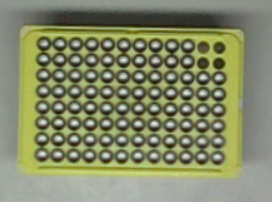
#> input picture testing/testing_pipette/center_center_horizontal.png, 272 x 202 px; its folder holds only this picture in this run
$ python pipette_tray_testing.py
#> lines starting #> are read from the running program, lines starting #| are printed output that depends on the picture; after the words box and inside, x2 and y2 are one past the last pixel; in counts of white or black regions, pixels touching at a corner belong together
import glob
import numpy as np
import cv2
import math

filenames = (glob.glob("testing_pipette/*.png"))
for indx, file in enumerate(filenames):
    img = cv2.imread(file)
#> img is the input picture: shape (202, 272, 3); mean B, G, R 104.1, 137.5, 132.1
    gray = cv2.cvtColor(img, cv2.COLOR_BGR2GRAY)
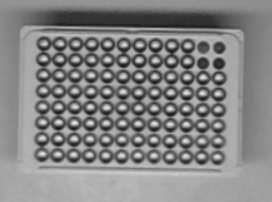
#> gray: shape (202, 272); min 21, max 235, mean 132
    hsv = cv2.cvtColor(img, cv2.COLOR_BGR2HSV)
#> hsv: shape (202, 272, 3); mean H, S, V 39.5, 65.3, 138
    mask = cv2.inRange(hsv, np.array([30, 50, 50]), np.array([50, 255, 255]))
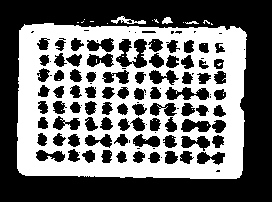
#> mask: shape (202, 272); 43.3% white; 32 white regions (28 under 20 px), largest, box (x1, y1, x2, y2) and area: (17, 23, 247, 179) 23553, (111, 16, 146, 24) 117, (162, 17, 173, 24) 51, (185, 21, 199, 24) 25
    res = cv2.bitwise_and(img, img, mask=mask)
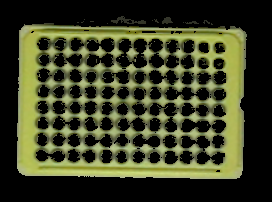
#> res: shape (202, 272, 3); mean B, G, R 37.2, 63.6, 60.1
    res_color = res.copy()
    res = cv2.cvtColor(res, cv2.COLOR_BGR2GRAY)
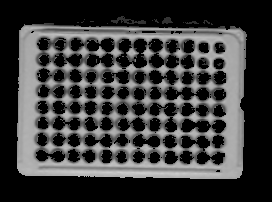
#> res: shape (202, 272); min 0, max 205, mean 59.6

    retval, thresh = cv2.threshold(res, 50, 255, cv2.THRESH_BINARY)
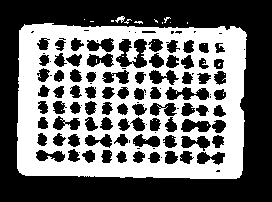
#> thresh: shape (202, 272); 43% white; 31 white regions (29 under 20 px)
    cnts, hierarchy= cv2.findContours(thresh, cv2.RETR_TREE, cv2.CHAIN_APPROX_SIMPLE)
#> cnts = 162 contours, 77 with area under 20; largest, box (x1, y1, x2, y2) and area: (17, 23, 247, 179) 33688, (164, 86, 210, 101) 413, (131, 38, 148, 69) 317, (180, 118, 212, 133) 306, (115, 38, 133, 68) 298
    new_img=thresh
    _rect = []
    _box = []
    for cnt in cnts:
        rect = cv2.minAreaRect(cnt)
        x = rect[0][0]
        y = rect[0][1]
        rect_area = rect[1][0]*rect[1][1]
        if rect_area > 10000:
            box = cv2.boxPoints(rect)
            box = np.int0(box)
            # cv2.drawContours(img, [box], 0, (0,0,255))
            # cv2.putText(img, f'{int(rect_area)}', (int(x), int(y)), cv2.FONT_HERSHEY_PLAIN, 1, (255,255,255), 1)
            _rect = rect
            _box = box
#> this loop made 162 passes
#> (rect, x, y, rect_area, box) on pass 1: (((131.1, 100.7), (152.9, 227.7), -89.05), 131.1, 100.7, 34801.1, [[243, 179], [16, 175], [18, 22], [246, 26]])
#> (rect, x, y, rect_area) on passes 5, 6, 8, 9, 10, 11: (((210.5, 158), (14, 29), -90), 210.5, 158, 406), (((154, 157.5), (12.02, 12.02), -45), 154, 157.5, 144.5), (((186.1, 156.3), (13.86, 13.86), -63.43), 186.1, 156.3, 192.2), (((171, 157), (14, 14), -90), 171, 157, 196), (((138, 156.7), (13.31, 11.93), -56.31), 138, 156.7, 158.8), (((121.1, 156.6), (10.96, 13), -21.8), 121.1, 156.6, 142.4)
    ret, thresh2 = cv2.threshold(res, 10, 255, cv2.THRESH_BINARY_INV)
#> thresh2: shape (202, 272); 56.7% white; 32 black regions (28 under 20 px)
    cnts2, hierarchy = cv2.findContours(thresh2, cv2.RETR_TREE, cv2.CHAIN_APPROX_SIMPLE)
#> cnts2 = 183 contours, 98 with area under 20; largest, box (x1, y1, x2, y2) and area: (0, 0, 272, 202) 54471, (16, 22, 248, 180) 34456, (116, 39, 147, 68) 432, (165, 87, 209, 100) 296, (181, 119, 211, 132) 232
    _rect2=[]
    for cnt in cnts2:
        rect = cv2.minAreaRect(cnt)
        box = cv2.boxPoints(rect)
        box = np.int0(box)
        check_point = cv2.pointPolygonTest(_box, rect[0], False)
        if rect[1][0] > 7 and rect[1][1] > 7 and check_point>-1:
            cv2.drawContours(img, [box], 0, (255, 255, 255))
            # cv2.putText(img, f'{int(rect[1][0]), int(rect[1][1])}', box[0], cv2.FONT_HERSHEY_PLAIN,1, (255,255,255), 1)
            _rect2.append(rect)
#> this loop made 183 passes
#> (rect, box, check_point) on passes 2, 4, 6: (((211.3, 23.75), (2.12, 2.83), -45), [[211, 25], [209, 23], [211, 22], [213, 24]], -1), (((131.1, 100.7), (154.9, 229.7), -89.05), [[244, 180], [15, 176], [17, 21], [247, 25]], 1), (((161, 157), (0, 0), -90), [[161, 157], [161, 157], [161, 157], [161, 157]], 1)
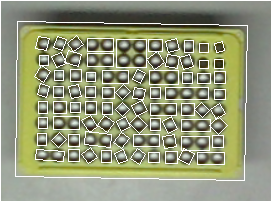
#> img: shape (202, 272, 3); 10.1% of pixels changed, all inside (x1, y1, x2, y2) = (0, 0, 272, 202)

    tips = []
    pt_list = []
    spacing = 16.5
    for rect in _rect2:
        tol = 15

        x = rect[0][0]
        y = rect[0][1]
        w = rect[1][0]
        l = rect[1][1]
        angle = np.radians(rect[2])
        area = w*l
        if area> 26325:
            continue

        ranger = list(range(1,12))
        ranger = [ele*spacing for ele in ranger]
        width_check = False
        length_check = False
        for r in ranger:
            if r-tol<=w<=r+tol:
                width_check = True
                break
        for r in ranger:
            if r-tol<=l<=r+tol:
                length_check = True
                break
        if width_check and length_check:
            width_size = round(w/spacing)
            length_size = round(l/spacing)
            pt_array = []
            if width_size == length_size == 1:
                pt_array.append((x, y, 0))
            else:
                for ii in range(0,width_size):
                    for jj in range(0, length_size):
                        xn = x + spacing * (ii-width_size/2+.5) * math.cos(angle) - spacing * (jj-length_size/2+.5)*math.sin(angle)
                        yn = y + spacing * (ii-width_size/2+.5) * math.sin(angle) + spacing * (jj-length_size/2+.5)*math.cos(angle)
                        pt_array.append((xn, yn, angle))
            if pt_array:
                pt_list.append(pt_array)
#> this loop made 81 passes
#> (rect, x, y, w, l, angle, area, length_size) on passes 3 to 10: (((210.5, 158), (12, 27), -90), 210.5, 158, 12, 27, -1.57, 324, 2), (((153.5, 157), (10, 11), -90), 153.5, 157, 10, 11, -1.57, 110, 1), (((186.3, 156.4), (12.07, 12.52), -63.43), 186.3, 156.4, 12.07, 12.52, -1.11, 151.2, 1), (((171, 157), (12, 12), -90), 171, 157, 12, 12, -1.57, 144, 1), (((138, 156.7), (11.65, 10.26), -56.31), 138, 156.7, 11.65, 10.26, -0.983, 119.5, 1), (((121.1, 156.6), (9.1, 11.14), -21.8), 121.1, 156.6, 9.1, 11.14, -0.381, 101.4, 1), (((106, 156), (12, 10), -90), 106, 156, 12, 10, -1.57, 120, 1), (((89.26, 155.7), (10.8, 11.8), -36.87), 89.26, 155.7, 10.8, 11.8, -0.644, 127.4, 1)
#> rect on passes 16 to 21: ((146, 140), (12, 26), -90), ((121.6, 140.5), (13.2, 10.4), -53.13), ((98.14, 139.6), (12.75, 26.45), -84.56), ((73.5, 140), (12, 11), -90), ((58.75, 139.8), (11.31, 10.61), -45), ((41.5, 139), (12, 9), -90)
    columns = []

    for pa in pt_list:
        skip = False
        group=[]
        if len(pa) > 1:
            angle = pa[0][2]
        else:
            angle = np.radians(_rect[2])
        for ii in columns:
            for jj in pa:
                exists = jj in ii
                if exists:
                    skip = True
                    break
        if skip:
            continue
        if angle > 1.39626:
            angle = angle -np.pi/2
        m = math.tan(angle)
        x = pa[0][0]
        y = pa[0][1]
        b = -m*x+y
        for i in pa:
            group.append(i)
        for pb in pt_list:
            if pb == pa:
                continue
            xx = pb[0][0]
            yy = pb[0][1]
            dist = abs(m*xx-yy+b)/math.sqrt(m*m+(-1*-1))
            if dist < 1:
                for i in pb:
                    group.append(i)
        if len(group) >1:
            columns.append(group)
#> this loop made 77 passes
#> pa on passes 1 to 12: [(202.2, 158, -1.57), (218.8, 158, -1.57)], [(153.5, 157, 0)], [(186.3, 156.4, 0)], [(171, 157, 0)], [(138, 156.7, 0)], [(121.1, 156.6, 0)], [(106, 156, 0)], [(89.26, 155.7, 0)], [(41.71, 155.1, -1.52), (58.18, 156, -1.52)], [(73.5, 155, 0)], [(186.8, 143, -1.57), (203.2, 143, -1.57)], [(217.5, 141, 0)]

    xvalues = []
    yvalues = []
    for sets in columns:
        for ii in sets:
            xvalues.append(ii[0])
            yvalues.append(ii[1])
#> this loop made 20 passes
#> sets on passes 1, 4, 13, 16, 19: [(202.2, 158, -1.57), (218.8, 158, -1.57), (202, 110, 0)], [(171, 157, 0), (172.4, 61.58, 0), (172.5, 45.72, 0)], [(58.75, 139.8, 0), (59.5, 107, 0), (59.7, 43.4, 0)], [(219.5, 94, 0), (218.3, 125.3, 0), (219.5, 77, 0)], [(186.5, 62, 0), (187, 77.5, 0)]

    minx = min(xvalues)
    miny = min(yvalues)
    maxx = max(xvalues)
    maxy = max(yvalues)
    xc = (minx+maxx)/2
    yc = (miny+maxy)/2

    if maxx-minx>maxy-miny:
        num_rows = 12
        num_col = 8
    else:
        num_rows = 8
        num_col = 12
    target_array = []
    angle = np.angle(_rect[2])

    if angle > 1.3:
        angle = angle - np.pi / 2
    dewarp_spacing = 10
    angle = np.radians(angle)
    for ii in range(0, num_rows):
        for jj in range(0, num_col):
            xn = xc + dewarp_spacing*(ii-num_rows/2+.5) * math.cos(angle) - dewarp_spacing * (jj - num_col/2+.5)*math.sin(angle)
            yn = yc + dewarp_spacing*(ii-num_rows/2+.5)*math.sin(angle) + dewarp_spacing*(jj-num_col/2+.5)*math.cos(angle)
            target_array.append((xn,yn))


    cv2.imshow(str(indx), img)

cv2.waitKey(0)

$ run again, on testing/testing_pipette/far right_center_vert.png
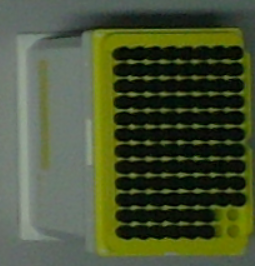
#> input picture testing/testing_pipette/far right_center_vert.png, 255 x 266 px
#> img is the input picture: shape (266, 255, 3); mean B, G, R 53, 82.6, 72.5
#> hsv: shape (266, 255, 3); mean H, S, V 52.9, 114.8, 82.6
#> `mask = cv2.inRange(hsv, np.array([30, 50, 50]), np.array([50, 255, 255..`:
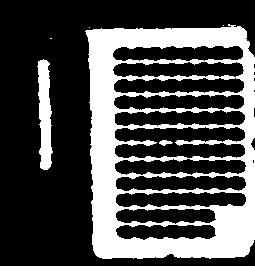
#> mask: shape (266, 255); 29.5% white; 6 white regions (3 under 20 px), largest, box (x1, y1, x2, y2) and area: (85, 24, 255, 259) 18782, (37, 59, 53, 170) 1194, (159, 140, 173, 146) 50
#> thresh: shape (266, 255); 28.3% white; 6 white regions (2 under 20 px)
#> cnts = 15 contours, 3 with area under 20; largest, box (x1, y1, x2, y2) and area: (85, 26, 255, 259) 36909, (113, 93, 247, 160) 7286, (112, 45, 245, 78) 3607, (114, 158, 247, 176) 1824, (114, 191, 248, 209) 1810
#> the loop `for cnt in cnts:` made 15 passes
#> (rect, x, y, rect_area, box) on pass 3: (((171.6, 143.1), (168.4, 231.4), -1.19), 171.6, 143.1, 38967.2, [[89, 260], [84, 29], [253, 25], [258, 256]])
#> thresh2: shape (266, 255); 70.5% white; 6 black regions (3 under 20 px)
#> cnts2 = 24 contours, 10 with area under 20; largest, box (x1, y1, x2, y2) and area: (0, 0, 255, 266) 29703, (115, 127, 245, 158) 3009, (115, 159, 246, 175) 1496, (115, 110, 245, 126) 1484, (116, 176, 246, 191) 1474
#> the loop `for cnt in cnts2:` made 24 passes
#> (rect, box, check_point) on passes 1, 2, 3, 4, 6: (((165.5, 232), (14, 99), -90), [[215, 239], [116, 239], [116, 225], [215, 225]], 1), (((165.5, 216), (14, 99), -90), [[215, 223], [116, 223], [116, 209], [215, 209]], 1), (((180.5, 199), (14, 129), -90), [[245, 206], [116, 206], [116, 192], [245, 192]], 1), (((180.5, 183), (14, 129), -90), [[245, 190], [116, 190], [116, 176], [245, 176]], 1), (((180, 166.5), (15, 130), -90), [[245, 174], [115, 174], [115, 159], [245, 159]], 1)
#> after the loop `for cnt in cnts2:`:
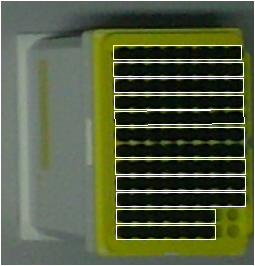
#> img: shape (266, 255, 3); 6% of pixels changed, all inside (x1, y1, x2, y2) = (0, 0, 255, 266)
#> the loop `for rect in _rect2:` made 12 passes
#> (rect, x, y, w, l, angle, area, width_size) on passes 1 to 5: (((165.5, 232), (14, 99), -90), 165.5, 232, 14, 99, -1.57, 1386, 1), (((165.5, 216), (14, 99), -90), 165.5, 216, 14, 99, -1.57, 1386, 1), (((180.5, 199), (14, 129), -90), 180.5, 199, 14, 129, -1.57, 1806, 1), (((180.5, 183), (14, 129), -90), 180.5, 183, 14, 129, -1.57, 1806, 1), (((180, 166.5), (15, 130), -90), 180, 166.5, 15, 130, -1.57, 1950, 1)
#> after the loop `for rect in _rect2:`: pt_list = 11 items
#> the loop `for pa in pt_list:` made 11 passes
#> (angle, m, x, y, b) on passes 1, 3, 7, 8, 11: (-1.57, -1.63e+16, 124.2, 232, 2.03e+18), (-1.57, -1.63e+16, 122.8, 199, 2e+18), (-0.0122, -0.0122, 121.7, 118.3, 119.8), (-1.57, -1.63e+16, 120.8, 102, 1.97e+18), (-1.57, -1.63e+16, 119.7, 53, 1.96e+18)
#> after the loop `for pa in pt_list:`: columns = 5 items
#> the loop `for sets in columns:` made 5 passes
#> after the loop `for sets in columns:`: xvalues = 108 values, max 238.2 at index 19, min 119.7 at index 92, mean 177.6; yvalues = 108 values, max 232 at index 0, min 53 at index 92, mean 132
#> minx = 119.7
#> miny = 53
#> maxx = 238.2
#> maxy = 232
#> xc = 179
#> yc = 142.5
#> `angle = np.angle(_rect[2])`: angle = 3.14
#> `angle = angle - np.pi / 2`: angle = 1.57
#> `angle = np.radians(angle)`: angle = 0.0274
#> after the loop `for ii in range(0, num_rows):`: target_array = 96 pairs, first value 142.5 to 215.5, second value 86.56 to 198.4

$ run again, on testing/testing_pipette/far right_tilted.png
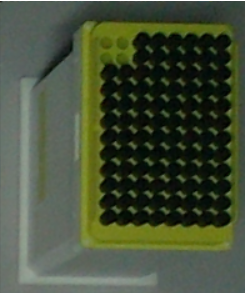
#> input picture testing/testing_pipette/far right_tilted.png, 245 x 293 px
#> img is the input picture: shape (293, 245, 3); mean B, G, R 56.4, 78.9, 69.1
#> hsv: shape (293, 245, 3); mean H, S, V 54.8, 95.7, 78.9
#> `mask = cv2.inRange(hsv, np.array([30, 50, 50]), np.array([50, 255, 255..`:
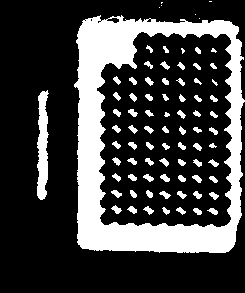
#> mask: shape (293, 245); 25.2% white; 81 white regions (9 under 20 px), largest, box (x1, y1, x2, y2) and area: (74, 15, 245, 253) 14402, (37, 90, 49, 200) 947, (111, 205, 122, 214) 52
#> thresh: shape (293, 245); 24.2% white; 83 white regions (12 under 20 px)
#> cnts = 85 contours, 27 with area under 20; largest, box (x1, y1, x2, y2) and area: (74, 18, 245, 253) 36820, (96, 31, 233, 228) 23564, (37, 90, 49, 200) 834, (143, 174, 154, 182) 34, (111, 190, 122, 198) 34
#> the loop `for cnt in cnts:` made 85 passes
#> (rect, x, y, rect_area, box) on passes 2 to 3: (((158.2, 135.4), (233.2, 170.3), -88.89), 158.2, 135.4, 39713.3, [[241, 253], [70, 250], [75, 17], [245, 20]]), (((164, 129), (196, 136), -90), 164, 129, 26656, [[232, 227], [96, 227], [96, 31], [232, 31]])
#> thresh2: shape (293, 245); 74.8% white; 81 black regions (9 under 20 px)
#> cnts2 = 86 contours, 10 with area under 20; largest, box (x1, y1, x2, y2) and area: (0, 0, 245, 293) 33397, (97, 32, 232, 227) 22705, (36, 89, 50, 201) 1060, (110, 204, 123, 215) 64, (110, 189, 123, 199) 62
#> the loop `for cnt in cnts2:` made 86 passes
#> (rect, box) on passes 1 to 4: (((164, 129), (194, 134), -90), [[231, 226], [97, 226], [97, 32], [231, 32]]), (((212.6, 210.5), (6.52, 11.83), -59.04), [[215, 216], [205, 210], [209, 204], [219, 210]]), (((197.3, 210.8), (6.36, 9.9), -45), [[198, 216], [191, 209], [196, 205], [203, 212]]), (((180.5, 210.5), (6.4, 10.46), -51.34), [[182, 216], [174, 209], [178, 204], [186, 211]])
#> after the loop `for cnt in cnts2:`:
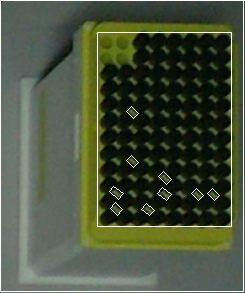
#> img: shape (293, 245, 3); 2.39% of pixels changed, all inside (x1, y1, x2, y2) = (0, 1, 244, 292)
#> the loop `for rect in _rect2:` made 11 passes
#> (rect, x, y, w, l, angle, area, width_size) on passes 1 to 5: (((164, 129), (194, 134), -90), 164, 129, 194, 134, -1.57, 25996, 12), (((148.2, 209.7), (7.17, 10.5), -50.19), 148.2, 209.7, 7.17, 10.5, -0.876, 75.28, 0), (((116.3, 208.8), (7.78, 9.9), -45), 116.3, 208.8, 7.78, 9.9, -0.785, 77, 0), (((213.5, 194.5), (7.07, 9.9), -45), 213.5, 194.5, 7.07, 9.9, -0.785, 70, 0), (((197.3, 194.2), (7.07, 9.19), -45), 197.3, 194.2, 7.07, 9.19, -0.785, 65, 0)
#> after the loop `for rect in _rect2:`: pt_list = 1 item
#> the loop `for pa in pt_list:` made 1 pass
#> (angle, m, x, y, b) on pass 1: (-1.57, -1.63e+16, 106.2, 219.8, 1.74e+18)
#> the loop `for sets in columns:` made 1 pass
#> after the loop `for sets in columns:`: xvalues = 96 values, max 221.8 at index 7, min 106.2 at index 0, mean 164; yvalues = 96 values, max 219.8 at index 0, min 38.25 at index 88, mean 129
#> minx = 106.2
#> miny = 38.25
#> maxx = 221.8
#> maxy = 219.8
#> xc = 164
#> yc = 129
#> `angle = np.angle(_rect[2])`: angle = 3.14
#> `angle = angle - np.pi / 2`: angle = 1.57
#> `angle = np.radians(angle)`: angle = 0.0274
#> after the loop `for ii in range(0, num_rows):`: target_array = 96 pairs, first value 127.5 to 200.5, second value 73.06 to 184.9

$ run again, on testing/testing_pipette/upper_center_horizontal.png
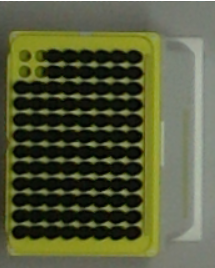
#> input picture testing/testing_pipette/upper_center_horizontal.png, 215 x 268 px
#> img is the input picture: shape (268, 215, 3); mean B, G, R 60.3, 90.8, 86.3
#> hsv: shape (268, 215, 3); mean H, S, V 38.2, 104.7, 91
#> `mask = cv2.inRange(hsv, np.array([30, 50, 50]), np.array([50, 255, 255..`:
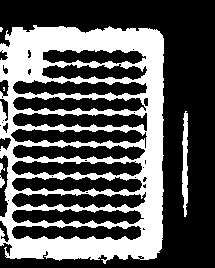
#> mask: shape (268, 215); 34.5% white; 6 white regions (2 under 20 px), largest, box (x1, y1, x2, y2) and area: (0, 25, 164, 264) 19352, (182, 111, 188, 217) 470, (0, 175, 5, 188) 39, (0, 163, 5, 173) 26
#> thresh: shape (268, 215); 33.6% white; 6 white regions (4 under 20 px)
#> cnts = 42 contours, 23 with area under 20; largest, box (x1, y1, x2, y2) and area: (0, 25, 164, 264) 35814, (12, 112, 148, 132) 1690, (11, 191, 147, 209) 1670, (12, 79, 148, 97) 1655, (10, 128, 148, 149) 1654
#> the loop `for cnt in cnts:` made 42 passes
#> (rect, x, y, rect_area, box) on pass 6: (((81.5, 144), (238, 163), -90), 81.5, 144, 38794, [[163, 263], [0, 263], [0, 25], [163, 25]])
#> thresh2: shape (268, 215); 65.5% white; 6 black regions (2 under 20 px)
#> cnts2 = 45 contours, 25 with area under 20; largest, box (x1, y1, x2, y2) and area: (0, 0, 215, 268) 19678, (13, 113, 147, 131) 1360, (13, 80, 147, 96) 1342, (12, 192, 146, 208) 1336, (12, 177, 142, 192) 1334
#> the loop `for cnt in cnts2:` made 45 passes
#> (rect, box, check_point) on passes 2 to 5: (((76, 232.5), (13, 128), -90), [[140, 239], [12, 239], [12, 226], [140, 226]], 1), (((3.86, 231), (6.97, 20.55), -5.19), [[1, 241], [0, 221], [6, 220], [8, 240]], 1), (((77.5, 216), (14, 131), -90), [[143, 223], [12, 223], [12, 209], [143, 209]], 1), (((8, 200), (0, 0), -90), [[8, 200], [8, 200], [8, 200], [8, 200]], 1)
#> after the loop `for cnt in cnts2:`:
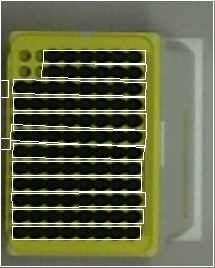
#> img: shape (268, 215, 3); 7.11% of pixels changed, all inside (x1, y1, x2, y2) = (0, 1, 214, 267)
#> the loop `for rect in _rect2:` made 15 passes
#> (rect, x, y, w, l, angle, area, width_size) on passes 1 to 5: (((76, 232.5), (13, 128), -90), 76, 232.5, 13, 128, -1.57, 1664, 1), (((77.5, 216), (14, 131), -90), 77.5, 216, 14, 131, -1.57, 1834, 1), (((78.53, 200), (133.1, 14.9), -0.455), 78.53, 200, 133.1, 14.9, -0.00794, 1983.3, 8), (((76.5, 184), (14, 129), -90), 76.5, 184, 14, 129, -1.57, 1806, 1), (((76.5, 168), (14, 129), -90), 76.5, 168, 14, 129, -1.57, 1806, 1)
#> after the loop `for rect in _rect2:`: pt_list = 13 items
#> the loop `for pa in pt_list:` made 13 passes
#> (pa, angle, m, x, y, b) on pass 7: ([(5, 143.5, 0)], -1.57, -1.63e+16, 5, 143.5, 8.17e+16)
#> after the loop `for pa in pt_list:`: columns = 6 items
#> the loop `for sets in columns:` made 6 passes
#> after the loop `for sets in columns:`: xvalues = 164 values, max 137.2 at index 87, min 18.25 at index 0, mean 79.09; yvalues = 164 values, max 232.5 at index 0, min 56.5 at index 158, mean 154.2
#> minx = 18.25
#> miny = 56.5
#> maxx = 137.2
#> maxy = 232.5
#> xc = 77.75
#> yc = 144.5
#> `angle = np.angle(_rect[2])`: angle = 3.14
#> `angle = angle - np.pi / 2`: angle = 1.57
#> `angle = np.radians(angle)`: angle = 0.0274
#> after the loop `for ii in range(0, num_rows):`: target_array = 96 pairs, first value 41.26 to 114.2, second value 88.56 to 200.4
